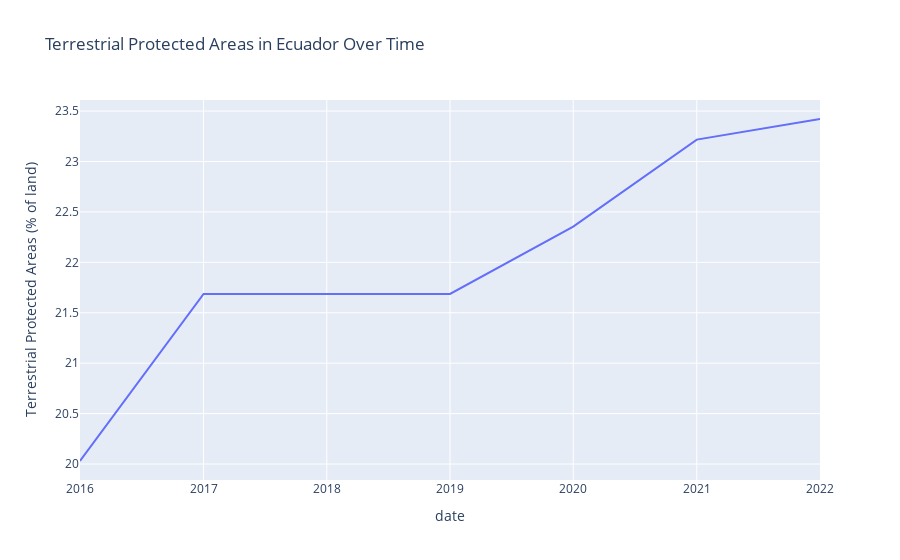

Here is the notebook cell this chart was saved with:
### Code cell
# Define indicator for Terrestrial Protected Areas
indicator = {"ER.LND.PTLD.ZS": "Terrestrial Protected Areas (% of land)"}

# Define country
country = "ECU"  # Brazil's country code

# Fetch data from World Bank API
data = wbdata.get_dataframe(indicator, country=country)

# Convert index (years) to datetime format
data.index = pd.to_datetime(data.index.astype(str) + "-01-01")

# Drop missing values
data.dropna(inplace=True)

# Plot the data
fig = px.line(data, x=data.index, y="Terrestrial Protected Areas (% of land)",
              title="Terrestrial Protected Areas in Ecuador Over Time",
              labels={"x": "Year", "y": "Protected Land (%)"})

# Show plot
fig.show()

### Figure 1 — Plotly figure (JSON) as saved in the notebook; plotly's stock layout.template omitted (floating-point values rounded to 4 significant figures)
{"data": [{"hovertemplate": "date=%{x}<br>Terrestrial Protected Areas (% of land)=%{y}<extra></extra>", "legendgroup": "", "line": {"color": "#636efa", "dash": "solid"}, "marker": {"symbol": "circle"}, "mode": "lines", "name": "", "orientation": "v", "showlegend": false, "type": "scatter", "x": ["2022-01-01T00:00:00.000000000", "2021-01-01T00:00:00.000000000", "2020-01-01T00:00:00.000000000", "2019-01-01T00:00:00.000000000", "2018-01-01T00:00:00.000000000", "2017-01-01T00:00:00.000000000", "2016-01-01T00:00:00.000000000"], "xaxis": "x", "y": [23.42, 23.22, 22.35, 21.69, 21.69, 21.69, 20.03], "yaxis": "y"}], "layout": {"legend": {"tracegroupgap": 0}, "title": {"text": "Terrestrial Protected Areas in Ecuador Over Time"}, "xaxis": {"anchor": "y", "domain": [0, 1], "title": {"text": "date"}}, "yaxis": {"anchor": "x", "domain": [0, 1], "title": {"text": "Terrestrial Protected Areas (% of land)"}}}}
